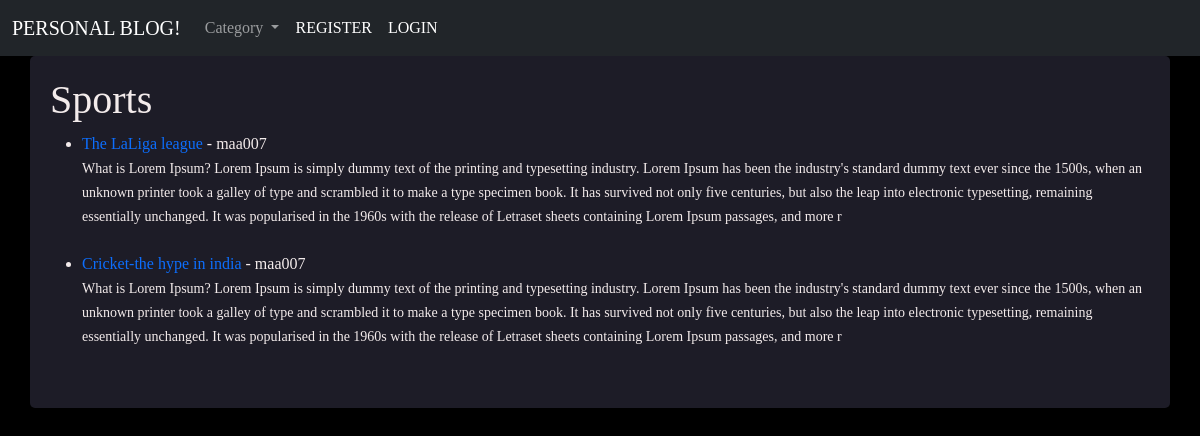
The app's page /category/Sports/ with its own data.
### blog/models.py (models this page shows, shortened)
class Post(models.Model):
    title = models.CharField(max_length=255)
    author= models.ForeignKey(User,on_delete=models.CASCADE)
    body = models.TextField()
    post_date = models.DateField(auto_now_add=True)
    category=models.CharField(max_length=255, default='coding')
    post_image=models.ImageField(upload_to='blog/images')

### blog/views.py (the view)
# urls.py: path('category/<str:cats>/', CategoryView, name='category'),
def CategoryView(request,cats):
    category_posts = Post.objects.filter(category=cats)
    return render(request,'categories.html',{'cats':cats.title(), 'category_posts':category_posts})

### blog/templates/categories.html
{% extends 'base.html' %}
{% block content %}
{% if category_posts %}
<h1>{{cats}}</h1>
<ul>
    {% for post in category_posts %}
          <li><a href="{% url 'article-detail' post.pk %}">{{post.title}}</a> - {{post.author}}</br><small>{{post.body |slice:"500"}}</small></li>
          <br/>
    {% endfor %}
</ul>
{% else %}
<h1>Sorry this page does not exist</h1>
{% endif %}
{% endblock %}

### blog/static/base.css (style rules this page uses)
body { background-color: black }
body { font-family: "Baloo 2", cursive; font-size: 16px; color: rgb(243, 235, 235); text-rendering: optimizeLegibility; font-weight: initial; }
a, a:hover { text-decoration: none; transition: color 0.3s ease-in-out; }
* { box-sizing: border-box; }

### records on screen
Post: title "The LaLiga league", author "maa007", body "What is Lorem Ipsum? Lorem Ipsum is simply dummy text of the printing and typesetting industry. Lorem Ipsum has been the industry's standard dummy text ever since the 1500s, when an unknown printer took a galley of type and scrambled it to make a type specimen book. It has survived not only five centuries, but also the leap into electronic typesetting, remaining essentially unchanged. It was popularised in the 1960s with the release of Letraset sheets containing Lorem Ipsum passages, and more r"
Post: title "Cricket-the hype in india", author "maa007", body "What is Lorem Ipsum? Lorem Ipsum is simply dummy text of the printing and typesetting industry. Lorem Ipsum has been the industry's standard dummy text ever since the 1500s, when an unknown printer took a galley of type and scrambled it to make a type specimen book. It has survived not only five centuries, but also the leap into electronic typesetting, remaining essentially unchanged. It was popularised in the 1960s with the release of Letraset sheets containing Lorem Ipsum passages, and more r"

### other values on screen
{{ cats }} "Sports"
